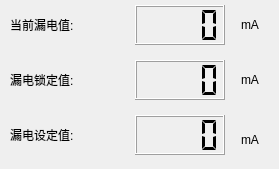
   <widget class="QWidget" name="pageLeak">
    <widget class="QLabel" name="label_2">
     <property name="geometry">
      <rect>
       <x>10</x>
       <y>5</y>
       <width>120</width>
       <height>40</height>
      </rect>
     </property>
     <property name="text">
      <string>当前漏电值:</string>
     </property>
    </widget>
    <widget class="QLabel" name="label_10">
     <property name="geometry">
      <rect>
       <x>10</x>
       <y>60</y>
       <width>120</width>
       <height>40</height>
      </rect>
     </property>
     <property name="text">
      <string>漏电锁定值:</string>
     </property>
    </widget>
    <widget class="QLabel" name="label_4">
     <property name="geometry">
      <rect>
       <x>10</x>
       <y>115</y>
       <width>120</width>
       <height>40</height>
      </rect>
     </property>
     <property name="text">
      <string>漏电设定值:</string>
     </property>
    </widget>
    <widget class="QLCDNumber" name="lcdNbLockLeakValue">
     <property name="geometry">
      <rect>
       <x>135</x>
       <y>60</y>
       <width>90</width>
       <height>40</height>
      </rect>
     </property>
     <property name="styleSheet">
      <string notr="true"/>
     </property>
     <property name="smallDecimalPoint">
      <bool>true</bool>
     </property>
     <property name="digitCount">
      <number>4</number>
     </property>
     <property name="segmentStyle">
      <enum>QLCDNumber::Flat</enum>
     </property>
     <property name="intValue" stdset="0">
      <number>0</number>
     </property>
    </widget>
    <widget class="QLabel" name="label_6">
     <property name="geometry">
      <rect>
       <x>230</x>
       <y>5</y>
       <width>40</width>
       <height>40</height>
      </rect>
     </property>
     <property name="text">
      <string>mA</string>
     </property>
     <property name="alignment">
      <set>Qt::AlignCenter</set>
     </property>
    </widget>
    <widget class="QLCDNumber" name="lcdNbCurrentLeakValue">
     <property name="geometry">
      <rect>
       <x>135</x>
       <y>5</y>
       <width>90</width>
       <height>40</height>
      </rect>
     </property>
     <property name="smallDecimalPoint">
      <bool>true</bool>
     </property>
     <property name="digitCount">
      <number>4</number>
     </property>
     <property name="segmentStyle">
      <enum>QLCDNumber::Flat</enum>
     </property>
     <property name="intValue" stdset="0">
      <number>0</number>
     </property>
    </widget>
    <widget class="QLabel" name="label_9">
     <property name="geometry">
      <rect>
       <x>230</x>
       <y>60</y>
       <width>40</width>
       <height>40</height>
      </rect>
     </property>
     <property name="text">
      <string>mA</string>
     </property>
     <property name="alignment">
      <set>Qt::AlignCenter</set>
     </property>
    </widget>
    <widget class="QLabel" name="label_7">
     <property name="geometry">
      <rect>
       <x>230</x>
       <y>120</y>
       <width>40</width>
       <height>40</height>
      </rect>
     </property>
     <property name="text">
      <string>mA</string>
     </property>
     <property name="alignment">
      <set>Qt::AlignCenter</set>
     </property>
    </widget>
    <widget class="QLCDNumber" name="lcdNbSetLeakValue">
     <property name="geometry">
      <rect>
       <x>135</x>
       <y>115</y>
       <width>90</width>
       <height>40</height>
      </rect>
     </property>
     <property name="styleSheet">
      <string notr="true"/>
     </property>
     <property name="smallDecimalPoint">
      <bool>true</bool>
     </property>
     <property name="digitCount">
      <number>4</number>
     </property>
     <property name="segmentStyle">
      <enum>QLCDNumber::Flat</enum>
     </property>
     <property name="intValue" stdset="0">
      <number>0</number>
     </property>
    </widget>
   </widget>
